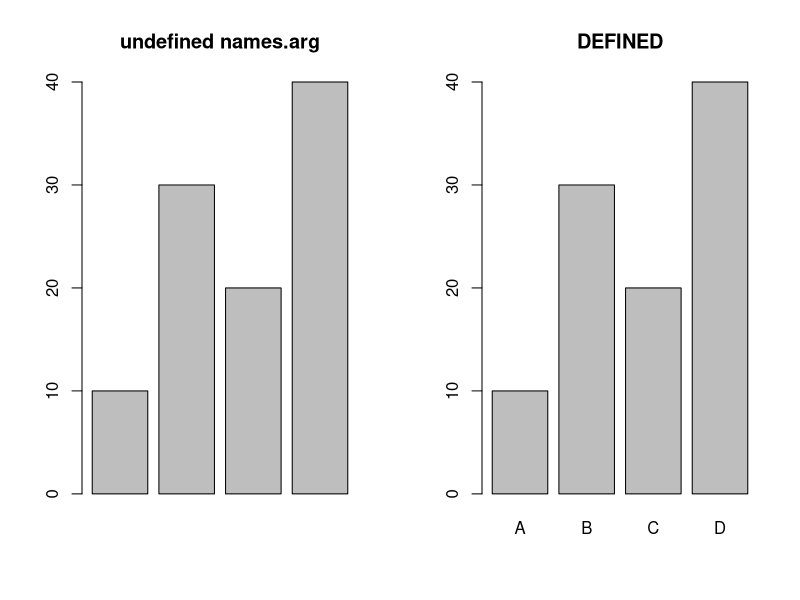
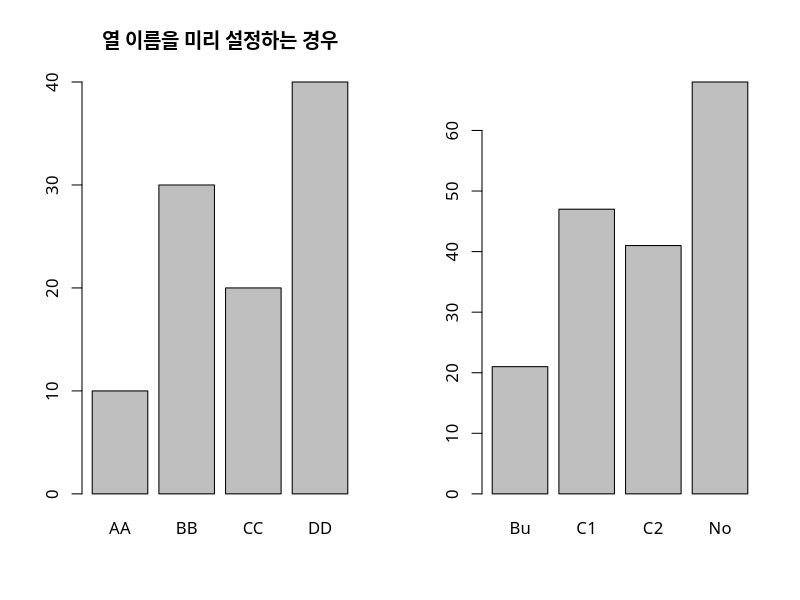
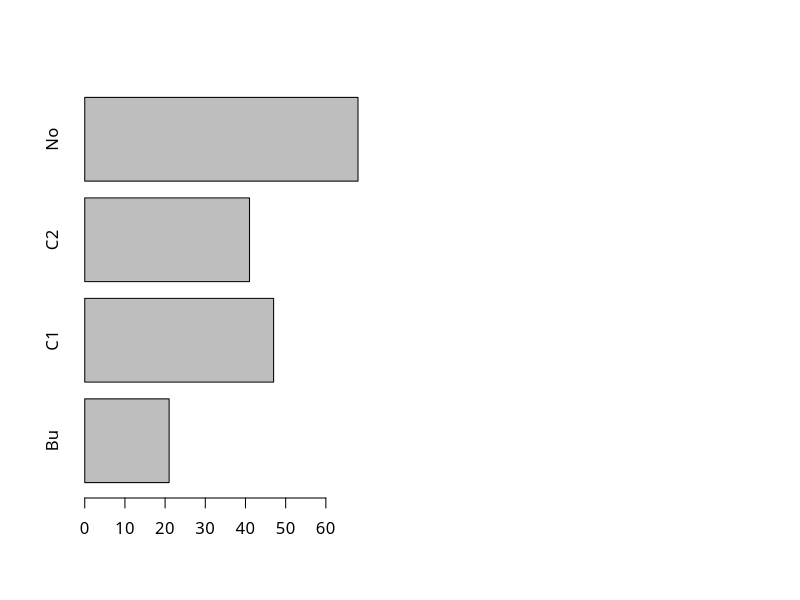
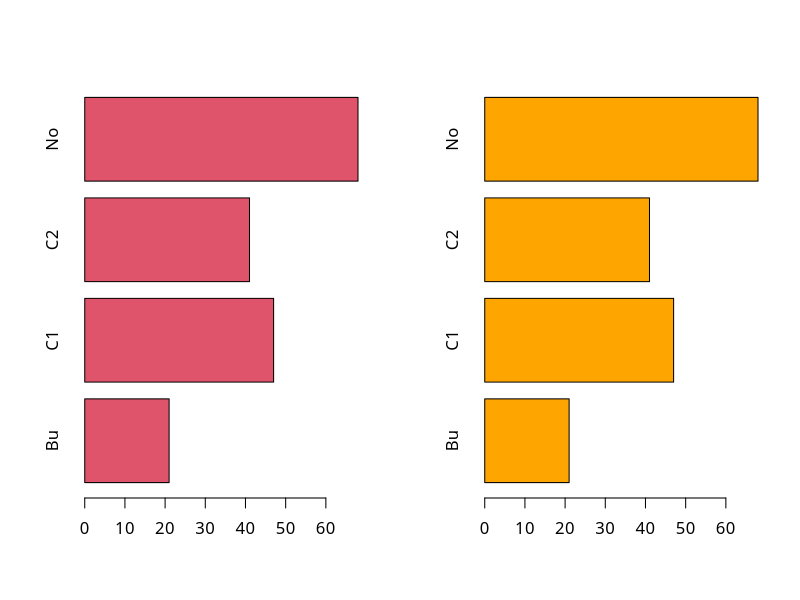
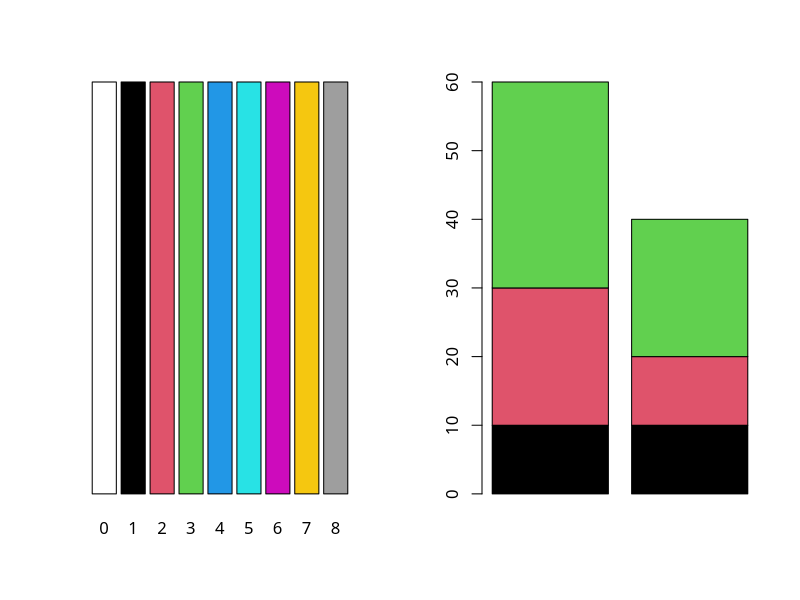
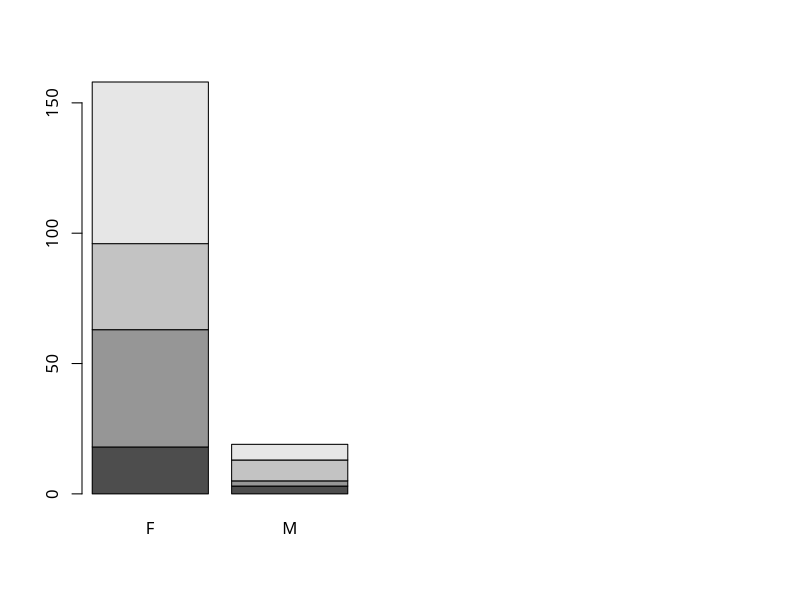
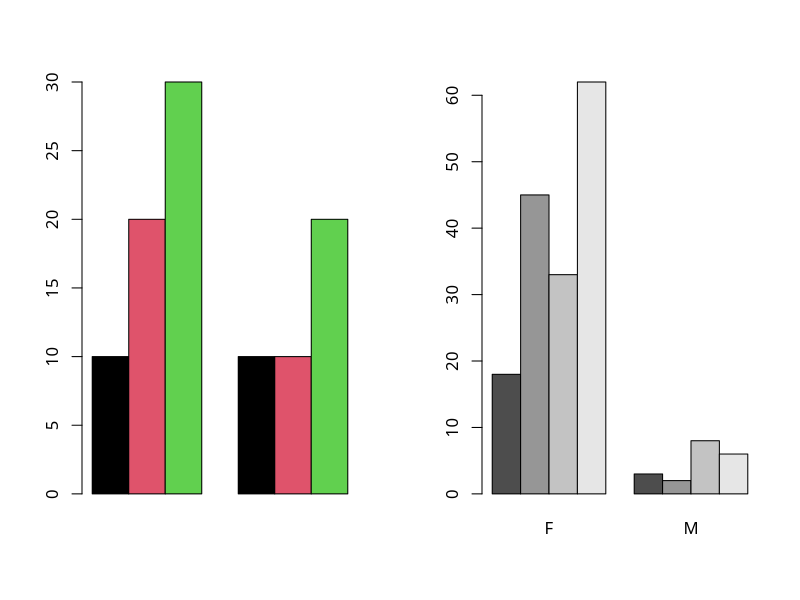
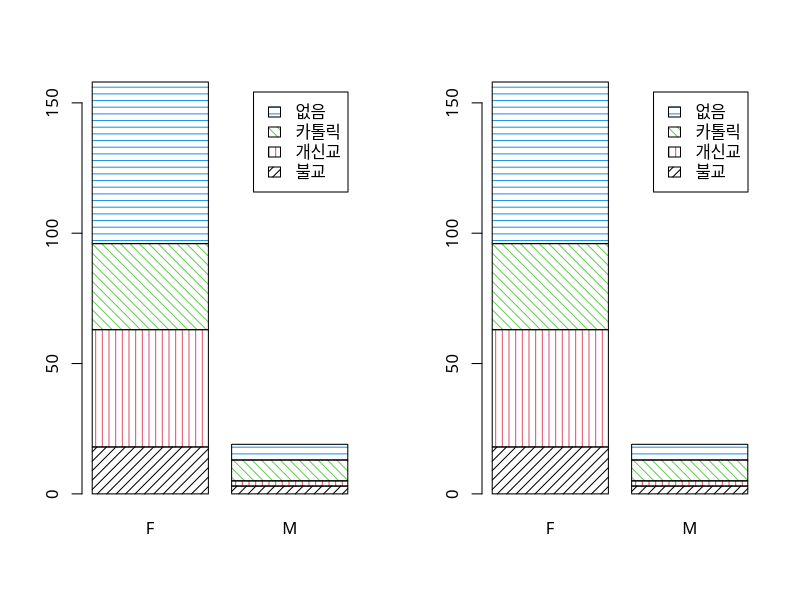

These figures' R source, in order:
## ---- chunk 1
graphics.off()
rm(list = ls())
gc()

options(kableExtra.auto_format = FALSE)

# knitr::opts_chunk$set(echo = FALSE, message = FALSE, warning = FALSE,
knitr::opts_chunk$set(echo = TRUE, message = TRUE, warning = TRUE,
                      fig.align = "center", fig.width = 7, fig.retina = 2,
                      dpi = 96)

#theme_set(theme_bw())

## ---- chunk 2
par(mfcol=c(1,2)) # 화면분할을 위해 par()함수 사용, mfcol인자는 그래프를 열 우선 배치
freq <- c(10, 30, 20, 40)
barplot(freq, main="undefined names.arg")
category <- c("A", "B", "C", "D")
barplot(freq, main="DEFINED", names.arg=category)
## ---- chunk 3
par(family="AppleGothic") # family 설정을 해 주지 않으면 한글 깨짐
freq <- c(10, 30, 20, 40)
names(freq) <- c("AA", "BB", "CC", "DD")
barplot(freq, main="열 이름을 미리 설정하는 경우")
## ---- chunk 4
BMI <- read.csv("./Lecture01_BMI.csv")
BMI <- BMI[,-1] #1열에 있는 X(index) 제외
head(BMI)
## ---- chunk 5
barplot(table(BMI$religion))
## ---- chunk 6
barplot(table(BMI$religion), horiz=TRUE)
## ---- chunk 7
par(mfrow=c(1,2))
barplot(table(BMI$religion), horiz=TRUE, col = 2)
barplot(table(BMI$religion), horiz=TRUE, col = "orange")
## ---- chunk 8
barplot(rep(10,9), col=0:8, names.arg = as.character(seq(0,8)), yaxt="n")
## ---- chunk 9
freq <- cbind(c(10, 20, 30), c(10, 10, 20))
barplot(freq, col=1:3)
## ---- chunk 10
barplot(table(BMI$religion, BMI$gender))
table(BMI$religion, BMI$gender)
## ---- chunk 11
par(mfrow=c(1,2))
barplot(freq, col=1:3, beside = TRUE)
barplot(table(BMI$religion, BMI$gender), beside = TRUE)
## ---- chunk 12
par(family = "AppleGothic")
barplot(table(BMI$religion, BMI$gender), legend.text = c("불교", "개신교", "카톨릭", "없음"),
        col = 1:4, density = 15, angle = c(45, 90, 135, 180))
## ---- chunk 13
par(family = "AppleGothic")
bpres <- barplot(table(BMI$religion, BMI$gender), legend.text = c("불교", "개신교", "카톨릭", "없음"),
        col = 1:4, density = 15, angle = c(45, 90, 135, 180))
bpres
## ---- chunk 14
jpeg()
barplot(table(BMI$religion, BMI$gender), legend.text = c("불교", "개신교", "카톨릭", "없음"),
        col = 1:4, density = 15, angle = c(45, 90, 135, 180))
dev.off()
## ---- chunk 15
freq <- c(10, 30, 20, 40)
category <- c("A", "B", "C", "D")
par(bg="yellow", fg="red")
barplot(freq, names.arg = category, col = "orange")
## ---- chunk 16
df <- read.table(
text='x freq y
level1 5 high
level1 21 med
level1 4 low
level2 8 high
level2 19 med
level2 3 low
level3 5 high
level3 12 low
level3 50 med', header=TRUE)

df$x <- as.factor(df$x)
df$y <- as.factor(df$y)

## ---- chunk 17
library(latticeExtra)

cloud(freq ~ x+y, data = df, panel.3d.cloud=panel.3dbars, xbase=0.4, ybase=0.4, col.facet=3, col=2)
## ---- chunk 18
cloud(freq ~ x+y, data = df, panel.3d.cloud=panel.3dbars, 
      xbase=0.4, ybase=0.4,
      xlab="", ylab="",
      scales=list(arrows=FALSE, just='right'),
      col.facet=level.colors(df$freq, at= do.breaks(range(df$freq),20),
                             col.regions = topo.colors,
                             colors=TRUE),
      colorkey = list(col=topo.colors, at=do.breaks(range(df$freq),20)))
